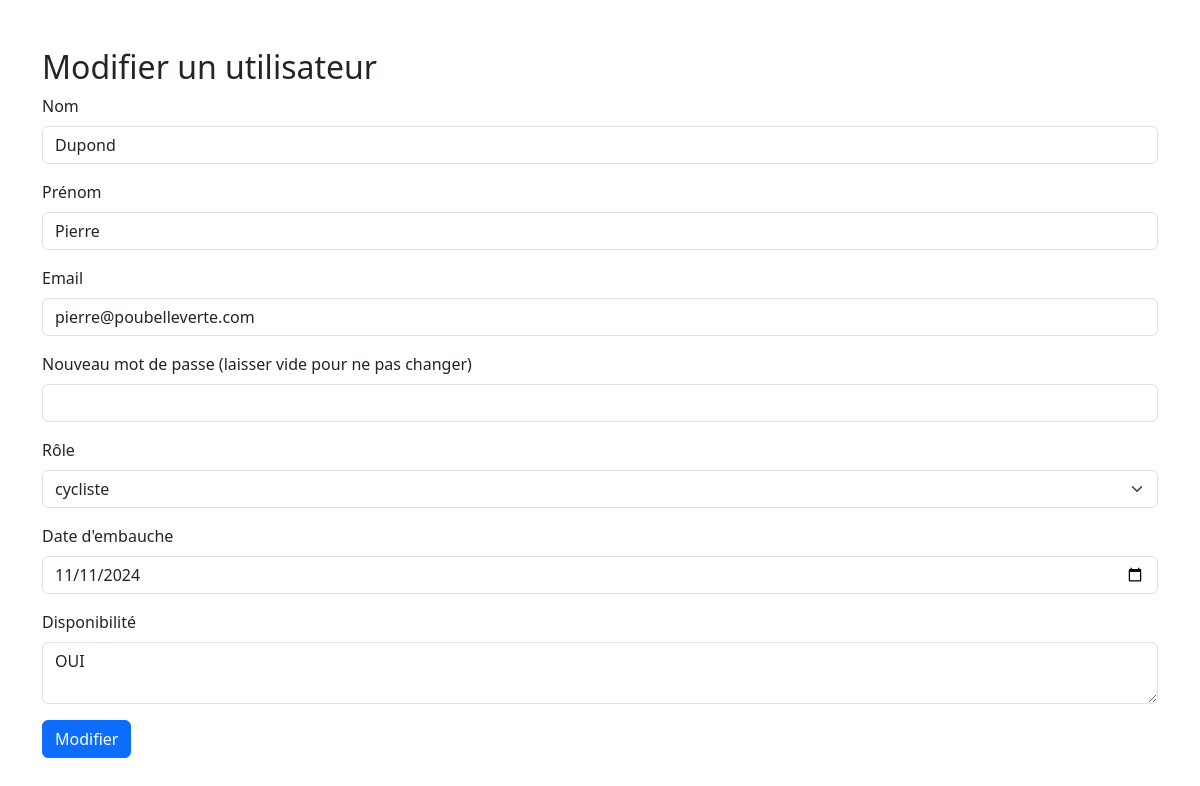
/admin/modifier_utilisateur.php?id=4 (signed in), run on the app's committed database.
### tables this page shows
CREATE TABLE `utilisateurs` (
  `id` int(11) NOT NULL,
  `nom` varchar(100) NOT NULL,
  `prenom` varchar(100) DEFAULT NULL,
  `email` varchar(100) NOT NULL,
  `mot_de_passe` varchar(255) NOT NULL,
  `role_id` int(11) NOT NULL,
  `date_embauche` date DEFAULT NULL,
  `disponibilite` varchar(255) DEFAULT NULL
);

CREATE TABLE `roles` (
  `id` int(11) NOT NULL,
  `nom` varchar(50) NOT NULL
);

### admin/modifier_utilisateur.php (the view, shortened to what this page needs)
<?php
$servername = "localhost";
$username_db = "root";
$password_db = "";
$dbname = "poubelle_verte";
$conn = new mysqli($servername, $username_db, $password_db, $dbname);
if (isset($_GET['id'])) {
    $userId = $_GET['id'];
    $stmt = $conn->prepare("SELECT * FROM utilisateurs WHERE id = ?");
    $stmt->bind_param("i", $userId);
    $stmt->execute();
    $result = $stmt->get_result();
    $utilisateur = $result->fetch_assoc();
} else {
    die("ID d'utilisateur non spécifié.");
}
$sqlRoles = "SELECT * FROM roles";
$resultRoles = $conn->query($sqlRoles);
$nom = $utilisateur['nom'];
$prenom = $utilisateur['prenom'];
$email = $utilisateur['email'];
$roleId = $utilisateur['role_id'];
$dateEmbauche = $utilisateur['date_embauche'];
$disponibilite = $utilisateur['disponibilite'];
?>
<!DOCTYPE html>
<html>
<head>
    <link rel="stylesheet" href="https://cdn.jsdelivr.net/npm/bootstrap@5.3.0/dist/css/bootstrap.min.css">
</head>
<body>
    <div class="container mt-5">
        <h2>Modifier un utilisateur</h2>
        <form method="POST">
            <div class="mb-3">
                <label for="nom" class="form-label">Nom</label>
                <input type="text" class="form-control" id="nom" name="nom" value="<?php echo $nom; ?>" required>
            </div>
            <div class="mb-3">
                <label for="prenom" class="form-label">Prénom</label>
                <input type="text" class="form-control" id="prenom" name="prenom" value="<?php echo $prenom; ?>" required>
            </div>
            <div class="mb-3">
                <label for="email" class="form-label">Email</label>
                <input type="email" class="form-control" id="email" name="email" value="<?php echo $email; ?>" required>
            </div>
            <div class="mb-3">
                <label for="password" class="form-label">Nouveau mot de passe (laisser vide pour ne pas changer)</label>
                <input type="password" class="form-control" id="password" name="password">
            </div>
            <div class="mb-3">
                <label for="role" class="form-label">Rôle</label>
                <select class="form-select" id="role" name="role_id" required>
                    <?php while ($role = $resultRoles->fetch_assoc()) { ?>
                        <option value="<?php echo $role['id']; ?>" <?php echo ($role['id'] == $roleId) ? 'selected' : ''; ?>>
                            <?php echo $role['nom']; ?>
                        </option>
                    <?php } ?>
                </select>
            </div>
            <div id="cyclisteFields" style="display: <?php echo ($roleId == 3) ? 'block' : 'none'; ?>;">
                <div class="mb-3">
                    <label for="date_embauche" class="form-label">Date d'embauche</label>
                    <input type="date" class="form-control" id="date_embauche" name="date_embauche" value="<?php echo $dateEmbauche; ?>">
                </div>
                <div class="mb-3">
                    <label for="disponibilite" class="form-label">Disponibilité</label>
                    <textarea class="form-control" id="disponibilite" name="disponibilite"><?php echo $disponibilite; ?></textarea>
                </div>
            </div>
            <button type="submit" class="btn btn-primary">Modifier</button>
        </form>
    </div>
</body>
</html>

### data on the page
utilisateurs: nom "Dupond", prenom "Pierre", email "pierre@poubelleverte.com", role_id "cycliste", date_embauche "11/11/2024", disponibilite "OUI"
